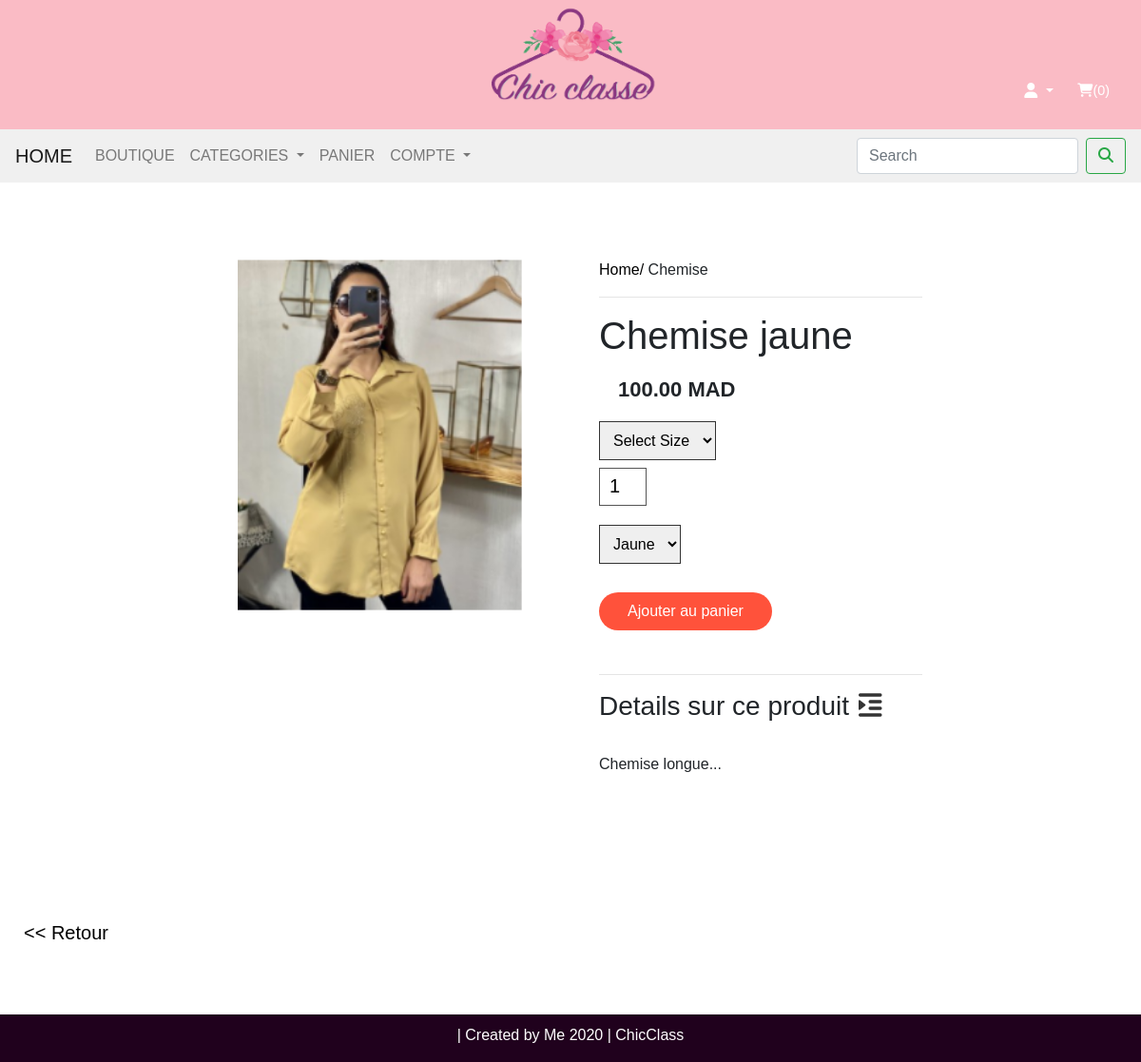
The page /detailprod/1 on the database its author committed.
### app.py (models this page shows, shortened)
class Addproduct(db.Model):
    __searchable__ = ['name','desc']
    id = db.Column(db.Integer, primary_key=True)
    name = db.Column(db.String(80), nullable=False)
    price = db.Column(db.Numeric(10,2),nullable=False)
    priced = db.Column (db.Integer, default=0)
    stock = db.Column (db.Integer, nullable=False)
    colors = db.Column (db.Text, nullable=False)
    desc = db.Column(db.Text, nullable=False)
    pub_date = db.Column(db.DateTime, nullable=False, default=datetime.utcnow)
    brand_id = db.Column(db.Integer, db.ForeignKey('brand.id'),nullable=False)
    brand = db.relationship('Brand',backref=db.backref('brands', lazy=True))
    category_id = db.Column(db.Integer, db.ForeignKey('category.id'),nullable=False)
    category = db.relationship('Category',backref=db.backref('posts', lazy=True))
    image = db.Column(db.String(150),nullable=False, default='image.jpg')

### app.py (the view)
@app.route('/detailprod/<int:id>')
def detailprod(id):
    titre = 'ChicClass-produit'
    product = Addproduct.query.get_or_404(id)
    return render_template('products/detailprod.html',product=product,titre=titre)

### templates/products/detailprod.html (shortened to what this page needs)
{% extends "page.html" %}
{% block content%}
{% include 'navbar.html' %}
<link rel="stylesheet" href="/static/css/prdet.css">
<div class="small-container single-product">
    <div class="row row-3">
        <div class="col-2">
            <img src="{{url_for('static',filename='assets/'+ product.image)}}" alt='{{product.name}}'>
        </div>
        <div class="col-2">
            <p> <a href="/shop">Home/</a> {{product.name}} </p>
            <hr>
            <h1>{{product.name}} {{product.colors}}</h1>
            <h4>{{product.price}} MAD</h4>
            <select name="" id="">
                <option value="">Select Size</option>
            </select>
            <form action="" method="post">
                <input type="number" name="qantity"  value='1' min='1' max="{{product.stock}}" class="mt-2">
                {% set colors = product.colors.split(',')%}
                <select name="colors" >
                    {%for color in colors%}
                    {%set col=color.split(':')%}
                    <option value="{{col[0]}}">{{col[0]|capitalize }}</option>
                    {%endfor%}
                </select>
                <button type="submit" class="btn-s">Ajouter au panier</button>
            </form>
            <hr>
            <h3>Details sur ce produit<i class="fa fa-indent"></i></h3>
            <br>
            <p>{{product.desc}}</p>
        </div>
    </div>
</div>
<div class="container">
    <div class="small-container">
        <div class="row row-2">
            <a href="/shop"><p>	&lt;&lt; Retour</p></a>
        </div>
    </div>
</div>
{% endblock content %}

### static/css/style.css (style rules this page uses)
* { font-family: 'Poppins', sans-serif; }
.container { padding: 0.3em 0em; }
.row-2 { justify-content: space-between; margin: 100px auto 50px; }
select { border: 1px solid #333 ; padding: 5px; }
.container { max-width: 1300px; margin: auto; padding-left: 25px; padding-right: 25px; }

### static/css/prdet.css (style rules this page uses)
.row-3 { justify-content: center; }
.col-2 { flex-basis:50%; min-width: 400px; }
.single-product { margin-top: 50px; }
.single-product .col-2 img { padding: 0; margin-left: 20px; width:300px; }
.single-product .col-2 { padding: 30px; }
.single-product h4 { margin: 20px; font-size: 22px; font-weight: bold; }
.single-product select { display: block; padding: 10px; margin-top: 20px; }
.single-product input { width: 50px; height: 40px; padding-left:10px ; font-size: 20px; margin-right: 10px; border:1px solid #555 ; }
.single-product .fa { color: #333; margin-left: 10px; }
.btn-s { display: inline-block; background: #ff523b; color: #fff; padding: 8px 30px; margin: 30px 0; border-radius:30px; transition: background 0.5s; border: none; }
.col-2 a { text-decoration: none; color: lavender; }
.row-2 a { text-decoration: none; color: black; font-size: 20px; }
.col-2 a { text-decoration: none; color: black; }

### rows shown on the page
Addproduct: image (picture), name "Chemise", colors "jaune", price "100.00", desc "Chemise longue..."

### other values the page prints
{{ session['Shoppingcart']|length }} "0"
form field colors "Jaune"
